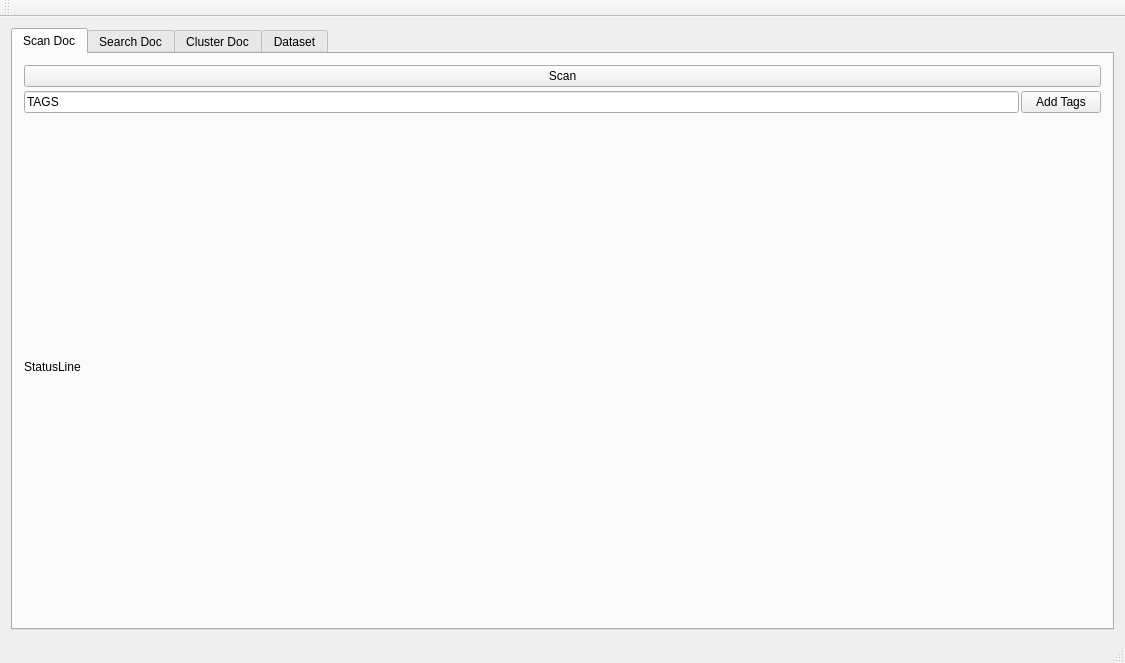
<?xml version="1.0" encoding="UTF-8"?>
<ui version="4.0">
 <class>MainWindow</class>
 <widget class="QMainWindow" name="MainWindow">
  <property name="geometry">
   <rect>
    <x>0</x>
    <y>0</y>
    <width>1125</width>
    <height>663</height>
   </rect>
  </property>
  <property name="windowTitle">
   <string>MainWindow</string>
  </property>
  <widget class="QWidget" name="centralWidget">
   <layout class="QVBoxLayout" name="verticalLayout">
    <item>
     <layout class="QVBoxLayout" name="verticalLayout_2">
      <item>
       <widget class="QTabWidget" name="TAB">
        <property name="sizePolicy">
         <sizepolicy hsizetype="Expanding" vsizetype="Expanding">
          <horstretch>0</horstretch>
          <verstretch>0</verstretch>
         </sizepolicy>
        </property>
        <property name="currentIndex">
         <number>0</number>
        </property>
        <widget class="QWidget" name="SCAN">
         <attribute name="title">
          <string>Scan Doc</string>
         </attribute>
         <layout class="QVBoxLayout" name="verticalLayout_3">
          <item>
           <layout class="QVBoxLayout" name="SCAN_Verical">
            <property name="spacing">
             <number>4</number>
            </property>
            <item>
             <widget class="QPushButton" name="ScanButton">
              <property name="text">
               <string>Scan</string>
              </property>
             </widget>
            </item>
            <item>
             <layout class="QHBoxLayout" name="horizontalLayout">
              <property name="spacing">
               <number>2</number>
              </property>
              <item>
               <layout class="QGridLayout" name="gridBrowser">
                <property name="horizontalSpacing">
                 <number>2</number>
                </property>
                <property name="verticalSpacing">
                 <number>1</number>
                </property>
               </layout>
              </item>
             </layout>
            </item>
            <item>
             <layout class="QHBoxLayout" name="TagLayout">
              <property name="spacing">
               <number>2</number>
              </property>
              <item>
               <widget class="QLineEdit" name="Tag">
                <property name="text">
                 <string>TAGS</string>
                </property>
               </widget>
              </item>
              <item>
               <widget class="QPushButton" name="AddTag">
                <property name="text">
                 <string>Add Tags</string>
                </property>
               </widget>
              </item>
             </layout>
            </item>
            <item>
             <widget class="QLabel" name="StatusLine">
              <property name="text">
               <string>StatusLine</string>
              </property>
             </widget>
            </item>
           </layout>
          </item>
         </layout>
        </widget>
        <widget class="QWidget" name="SEARCH">
         <attribute name="title">
          <string>Search Doc</string>
         </attribute>
        </widget>
        <widget class="QWidget" name="CLUSTER">
         <attribute name="title">
          <string>Cluster Doc</string>
         </attribute>
        </widget>
        <widget class="QWidget" name="DATASET">
         <attribute name="title">
          <string>Dataset</string>
         </attribute>
        </widget>
       </widget>
      </item>
     </layout>
    </item>
   </layout>
  </widget>
  <widget class="QMenuBar" name="menuBar">
   <property name="geometry">
    <rect>
     <x>0</x>
     <y>0</y>
     <width>1125</width>
     <height>21</height>
    </rect>
   </property>
  </widget>
  <widget class="QToolBar" name="mainToolBar">
   <attribute name="toolBarArea">
    <enum>TopToolBarArea</enum>
   </attribute>
   <attribute name="toolBarBreak">
    <bool>false</bool>
   </attribute>
  </widget>
  <widget class="QStatusBar" name="statusBar"/>
 </widget>
 <layoutdefault spacing="6" margin="11"/>
 <resources/>
 <connections/>
</ui>
